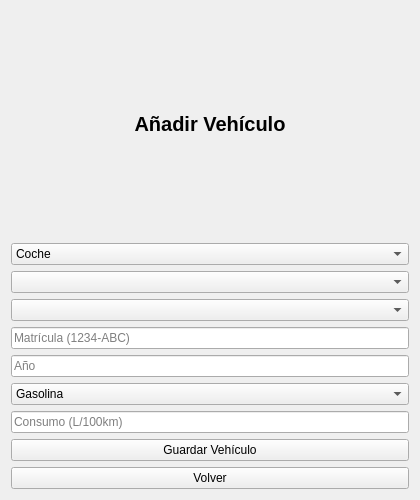
<?xml version="1.0" encoding="UTF-8"?>
<ui version="4.0">
 <class>VentanaAnadirVehiculo</class>
 <widget class="QWidget" name="VentanaAnadirVehiculo">
  <property name="geometry">
   <rect>
    <x>0</x>
    <y>0</y>
    <width>420</width>
    <height>500</height>
   </rect>
  </property>
  <property name="windowTitle">
   <string>Añadir Vehículo</string>
  </property>

  <layout class="QVBoxLayout" name="verticalLayout">

   <item>
    <widget class="QLabel" name="labelTitulo">
     <property name="text">
      <string>Añadir Vehículo</string>
     </property>
     <property name="alignment">
      <set>Qt::AlignCenter</set>
     </property>
     <property name="styleSheet">
      <string>font-size: 20px; font-weight: bold;</string>
     </property>
    </widget>
   </item>

   <!-- Tipo -->
   <item>
    <widget class="QComboBox" name="comboBoxTipo">
     <item><property name="text"><string>Coche</string></property></item>
     <item><property name="text"><string>Moto</string></property></item>
     <item><property name="text"><string>Furgoneta</string></property></item>
     <item><property name="text"><string>Camión</string></property></item>
     <item><property name="text"><string>Industrial</string></property></item>
    </widget>
   </item>

   <!-- Marca -->
   <item>
    <widget class="QComboBox" name="comboBoxMarca"/>
   </item>

   <!-- Modelo -->
   <item>
    <widget class="QComboBox" name="comboBoxModelo"/>
   </item>

   <!-- Matrícula -->
   <item>
    <widget class="QLineEdit" name="entradaMatricula">
     <property name="placeholderText">
      <string>Matrícula (1234-ABC)</string>
     </property>
    </widget>
   </item>

   <!-- Año -->
   <item>
    <widget class="QLineEdit" name="entradaAnio">
     <property name="placeholderText">
      <string>Año</string>
     </property>
    </widget>
   </item>

   <!-- Combustible -->
   <item>
    <widget class="QComboBox" name="comboBoxCombustible">
     <item><property name="text"><string>Gasolina</string></property></item>
     <item><property name="text"><string>Diésel</string></property></item>
     <item><property name="text"><string>Híbrido</string></property></item>
     <item><property name="text"><string>Eléctrico</string></property></item>
     <item><property name="text"><string>GLP</string></property></item>
    </widget>
   </item>

   <!-- Consumo -->
   <item>
    <widget class="QLineEdit" name="entradaConsumo">
     <property name="placeholderText">
      <string>Consumo (L/100km)</string>
     </property>
    </widget>
   </item>

   <!-- Botones -->
   <item>
    <widget class="QPushButton" name="botonGuardar">
     <property name="text">
      <string>Guardar Vehículo</string>
     </property>
     <property name="minimumHeight">
      <number>40</number>
     </property>
    </widget>
   </item>

   <item>
    <widget class="QPushButton" name="botonVolver">
     <property name="text">
      <string>Volver</string>
     </property>
     <property name="minimumHeight">
      <number>40</number>
     </property>
    </widget>
   </item>

  </layout>
 </widget>
 <resources/>
 <connections/>
</ui>
